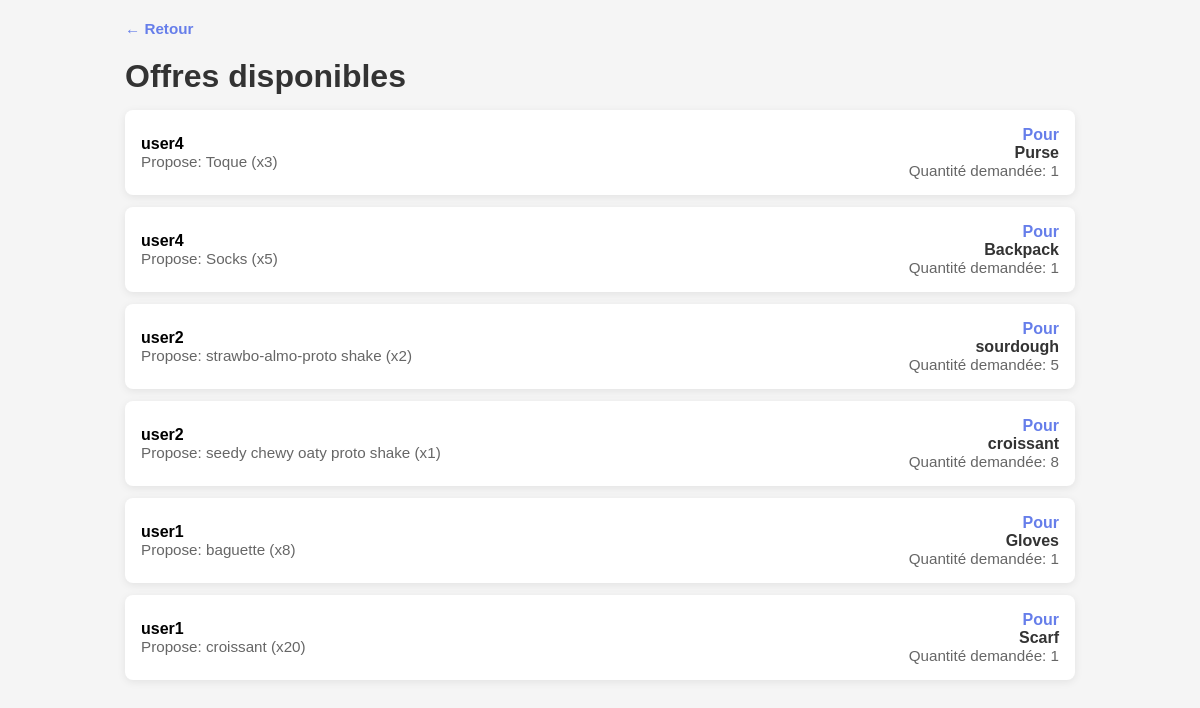
The page /offers.php (signed in) on the database its author committed.
### tables this page shows
CREATE TABLE Offers (
	id INT AUTO_INCREMENT NOT NULL PRIMARY KEY,
	product_id INT,
	product_quantity INT DEFAULT 1,
	offer_id INT,
	offer_quantity INT DEFAULT 1,
	user_id INT,
	FOREIGN KEY (product_id) REFERENCES Products(id),
	FOREIGN KEY (offer_id) REFERENCES Products(id),
	FOREIGN KEY (user_id) REFERENCES Users(user_id)
);

CREATE TABLE Users (
	user_id INT AUTO_INCREMENT NOT NULL PRIMARY KEY,
	username CHAR(50) UNIQUE NOT NULL,
	email CHAR(255) UNIQUE NOT NULL,
	hashed_password CHAR(255) NOT NULL
);

CREATE TABLE Products (
	id INT AUTO_INCREMENT NOT NULL PRIMARY KEY,
	user_id INT,
	name CHAR(50) NOT NULL,
	description VARCHAR(255),
	offers INT DEFAULT 0,
	FOREIGN KEY (user_id) REFERENCES Users(user_id)
);

### offers.php (the view, shortened to what this page needs)
<?php
require 'includes/db_connect.php';
if (isset($_GET['id'])) {
	$product_id = (int) $_GET['id'];
	$product_name = isset($_GET['name']) ? htmlspecialchars($_GET['name']) : '';
	$offers = SQL_GET_OFFERS_BY_PRODUCT_ID($conn, $product_id);
	$mode = 'by_product';
} else {
	$current_user = $_SESSION['user_id'] ?? 0;
	$stmt = $conn->prepare(
		"SELECT o.*, u.username, p_target.name AS target_name, p_offer.name AS offer_name
		 FROM Offers o
		 JOIN Users u ON o.user_id = u.user_id
		 LEFT JOIN Products p_target ON o.product_id = p_target.id
		 LEFT JOIN Products p_offer ON o.offer_id = p_offer.id
		 WHERE o.user_id != :uid
		 ORDER BY o.id DESC"
	);
	$stmt->execute(['uid' => $current_user]);
	$offers = $stmt->fetchAll();
	$mode = 'global';
}
?>
<!DOCTYPE html>
<html lang="fr">
<head>
	<link rel="stylesheet" href="assets/css/style.css">
</head>
<body>
	<div class="container">
		<div class="back-link"><a href="index.php">← Retour</a></div>
		<?php if ($mode === 'by_product'): ?>
			<h1>Offres pour « <?= htmlspecialchars($product_name) ?> »</h1>
			<?php if (empty($offers)): ?>
				<div class="empty-state">Aucune offre pour ce produit pour l'instant.</div>
			<?php else: ?>
				<?php foreach ($offers as $offer):
					$user = SQL_GET_USER_BY_OFFER_ID($conn, $offer['id']);
					$offered_product = SQL_GET_PRODUCT_BY_OFFER_ID($conn, $offer['id']);
				?>
					<div class="offer-item">
						<div class="offer-header">
							<div>
								<strong><?= htmlspecialchars($user['username'] ?? 'Utilisateur inconnu') ?></strong>
								<div class="offer-meta">Quantité proposée: <?= (int) $offer['product_quantity'] ?></div>
							</div>
							<div style="text-align:right">
								<div style="color:#667eea;font-weight:bold;">En échange</div>
								<div style="color:#333;font-weight:bold;"><?= htmlspecialchars($offered_product['name'] ?? 'Produit supprimé') ?></div>
								<div class="offer-meta">Quantité: <?= (int) $offer['offer_quantity'] ?></div>
							</div>
						</div>
					</div>
				<?php endforeach; ?>
			<?php endif; ?>
		<?php else: ?>
			<h1>Offres disponibles</h1>
			<?php if (empty($offers)): ?>
				<div class="empty-state">Aucune offre disponible pour l'instant.</div>
			<?php else: ?>
				<?php foreach ($offers as $offer): ?>
					<div class="offer-item">
						<div class="offer-header">
							<div>
								<strong><?= htmlspecialchars($offer['username'] ?? 'Utilisateur') ?></strong>
								<div class="offer-meta">Propose: <?= htmlspecialchars($offer['offer_name'] ?? '—') ?> (x<?= (int)$offer['offer_quantity'] ?>)</div>
							</div>
							<div style="text-align:right">
								<div style="color:#667eea;font-weight:bold;">Pour</div>
								<div style="color:#333;font-weight:bold;"><?= htmlspecialchars($offer['target_name'] ?? '—') ?></div>
								<div class="offer-meta">Quantité demandée: <?= (int)$offer['product_quantity'] ?></div>
							</div>
						</div>
					</div>
				<?php endforeach; ?>
			<?php endif; ?>
		<?php endif; ?>
	</div>
</body>
</html>

### assets/css/style.css (style rules this page uses)
* { margin: 0; padding: 0; box-sizing: border-box; }
html, body { height: 100%; }
body { font-family: Arial, sans-serif; background: #f5f5f5; }
html, body { overflow-x: hidden; }
h1, h2 { margin-bottom: 15px; color: #333; }
h1 { font-size: 2em; }
body { padding: 20px; }
.container { max-width: 950px; margin: 0 auto; }
.back-link { margin-bottom: 20px; }
.back-link a { color: #667eea; text-decoration: none; font-weight: bold; font-size: 0.95em; }

### offers.php (style rules this page uses)
.offer-item { background: white; padding: 16px; border-radius: 8px; margin-bottom: 12px; box-shadow: 0 2px 8px rgba(0,0,0,0.08); }
.offer-header { display:flex; justify-content:space-between; align-items:center; gap:12px; }
.offer-meta { color:#666; font-size:0.95em; }

### rows shown on the page
offers: user.username "user4", offer.name "Toque", offer_quantity "3", product.name "Purse", product_quantity "1"
offers: user.username "user4", offer.name "Socks", offer_quantity "5", product.name "Backpack", product_quantity "1"
offers: user.username "user2", offer.name "strawbo-almo-proto shake", offer_quantity "2", product.name "sourdough", product_quantity "5"
offers: user.username "user2", offer.name "seedy chewy oaty proto shake", offer_quantity "1", product.name "croissant", product_quantity "8"
offers: user.username "user1", offer.name "baguette", offer_quantity "8", product.name "Gloves", product_quantity "1"
offers: user.username "user1", offer.name "croissant", offer_quantity "20", product.name "Scarf", product_quantity "1"
